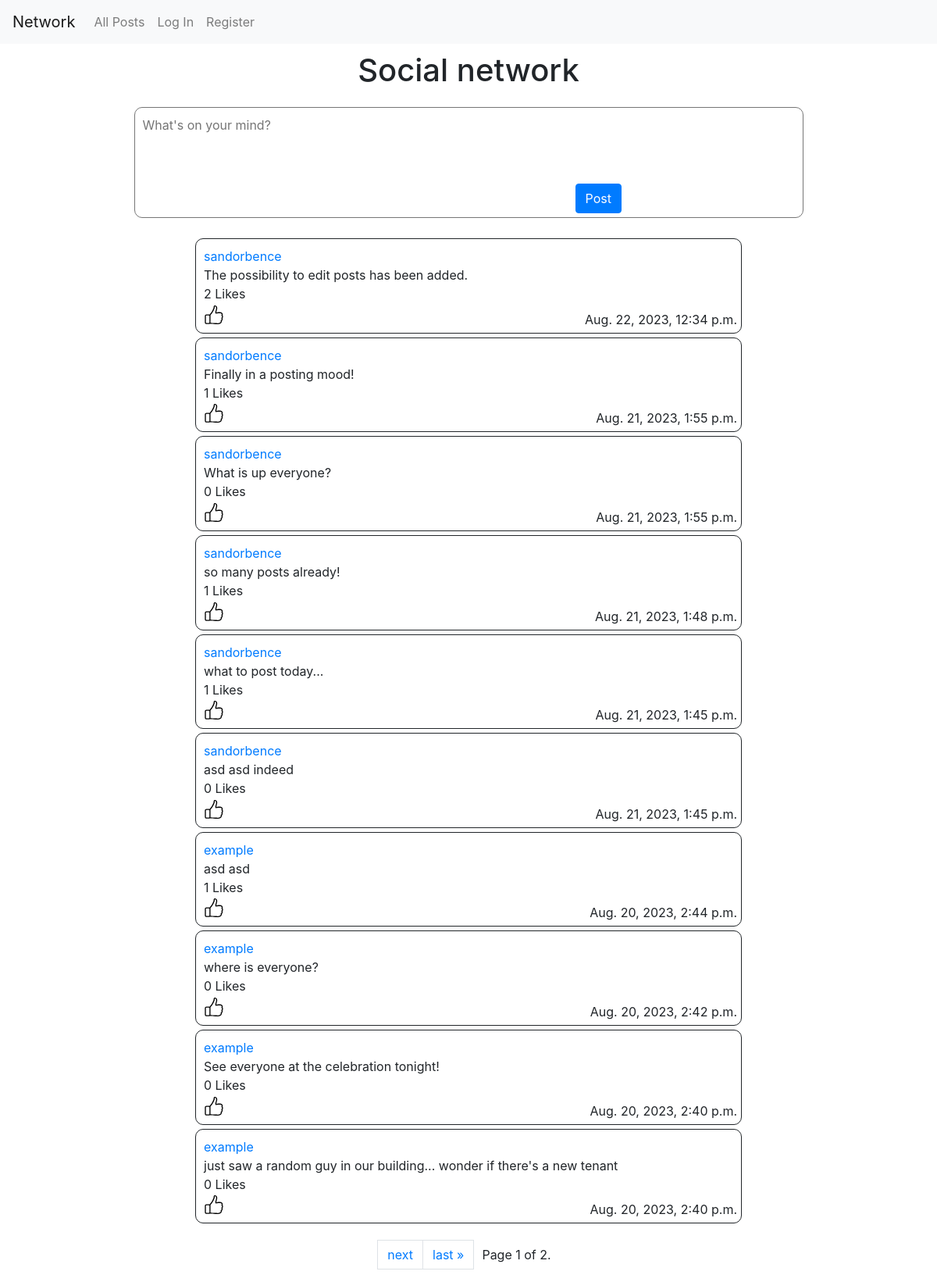
Before: / with the older database file.
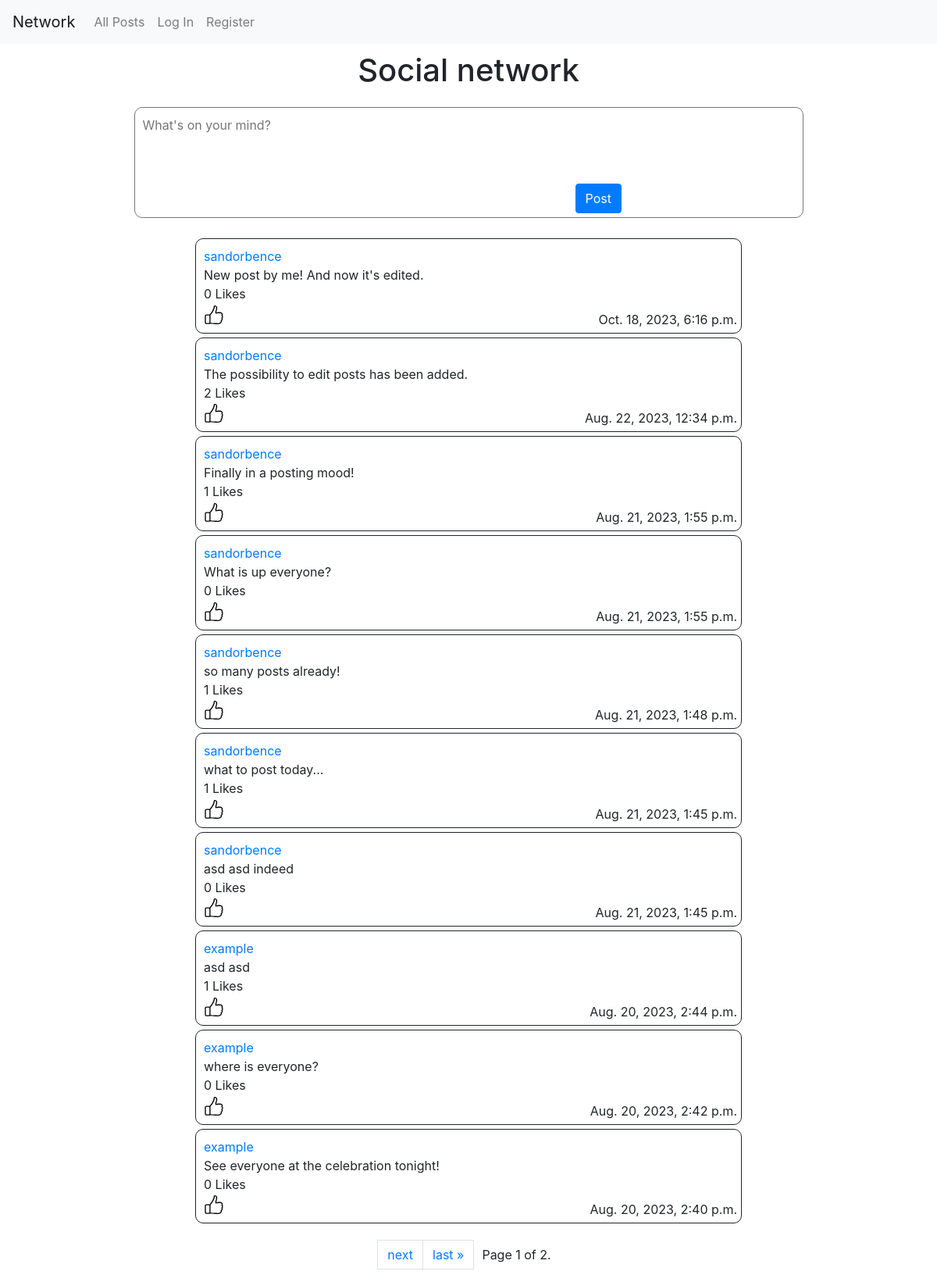
After: the same page with the newer database file.
### network/models.py (models this page shows, shortened)
class Post(models.Model):
    user = models.ForeignKey(
        User, on_delete=models.CASCADE, related_name="posts")
    text = models.CharField(max_length=500)
    date = models.DateTimeField(auto_now_add=True)
    likes = models.ManyToManyField(User, related_name="liked_posts")

class User(AbstractUser):
    followers = models.ManyToManyField(
        "self", symmetrical=False, related_name="following")

### network/views.py (the view, shortened to what this page needs)
# urls.py: path("", views.index, name="index"),
def index(request):
    posts = Post.objects.order_by("-date").all()
    paginator = Paginator(posts, 10)
    page_number = request.GET.get("page")
    page_obj = paginator.get_page(page_number)
    return render(request, "network/index.html", {
        "page_obj": page_obj,
        "liked_posts": request.user.liked_posts.all() if request.user.is_authenticated else None
    })

### network/templates/network/index.html (shortened to what this page needs)
{% extends "network/layout.html" %}
{% load static %}
{% block body %}
<div class="title">
    <h1>Social network</h1>
</div>
<div id="new-post-container">
    <div>
        <form action="" method="post">
            <textarea name="text" cols="80" rows="5" placeholder="What's on your mind?"></textarea>
            <button class="btn btn-primary" type="submit">Post</button>
        </form>
    </div>
</div>
{% include 'network/posts.html' %}
{% endblock %}

### network/templates/network/posts.html (shortened to what this page needs)
{% load static %}
<div id="posts-container">
    <ul>
        {% for post in page_obj %}
        <li>
            <div class="post-container" id="{{ post.id }}">
                <div class>
                    <a href="{% url 'user_profile' post.user.username %}">{{ post.user }}</a>
                </div>
                <div class="post-text">{{ post.text }}</div>
                <div class="post-date">{{ post.date }}</div>
                <div>
                    <span class="likes">{{ post.likes.count }}</span> Likes
                </div>
                <button class="btn btn-like">
                </button>
            </div>
        </li>
        {% endfor %}
    </ul>
</div>
<div class="pagination-container">
    <ul class="pagination">
        {% if page_obj.has_next %}
        <a class="page-link" href="?page={{ page_obj.next_page_number }}">next</a>
        <a class="page-link" href="?page={{ page_obj.paginator.num_pages }}">last
            &raquo;</a>
        {% endif %}
        <span class="current">
            Page {{ page_obj.number }} of {{ page_obj.paginator.num_pages }}.
        </span>
    </ul>
</div>

Changed rows visible on the page:
no longer on this page (row unchanged): Post: user "example", text "just saw a random guy in our building... wonder if there's a new tenant", date "Aug. 20, 2023, 2:40 p.m.", likes.count "0"
added Post: user "sandorbence", text "New post by me! And now it's edited.", date "Oct. 18, 2023, 6:16 p.m.", likes.count "0"
